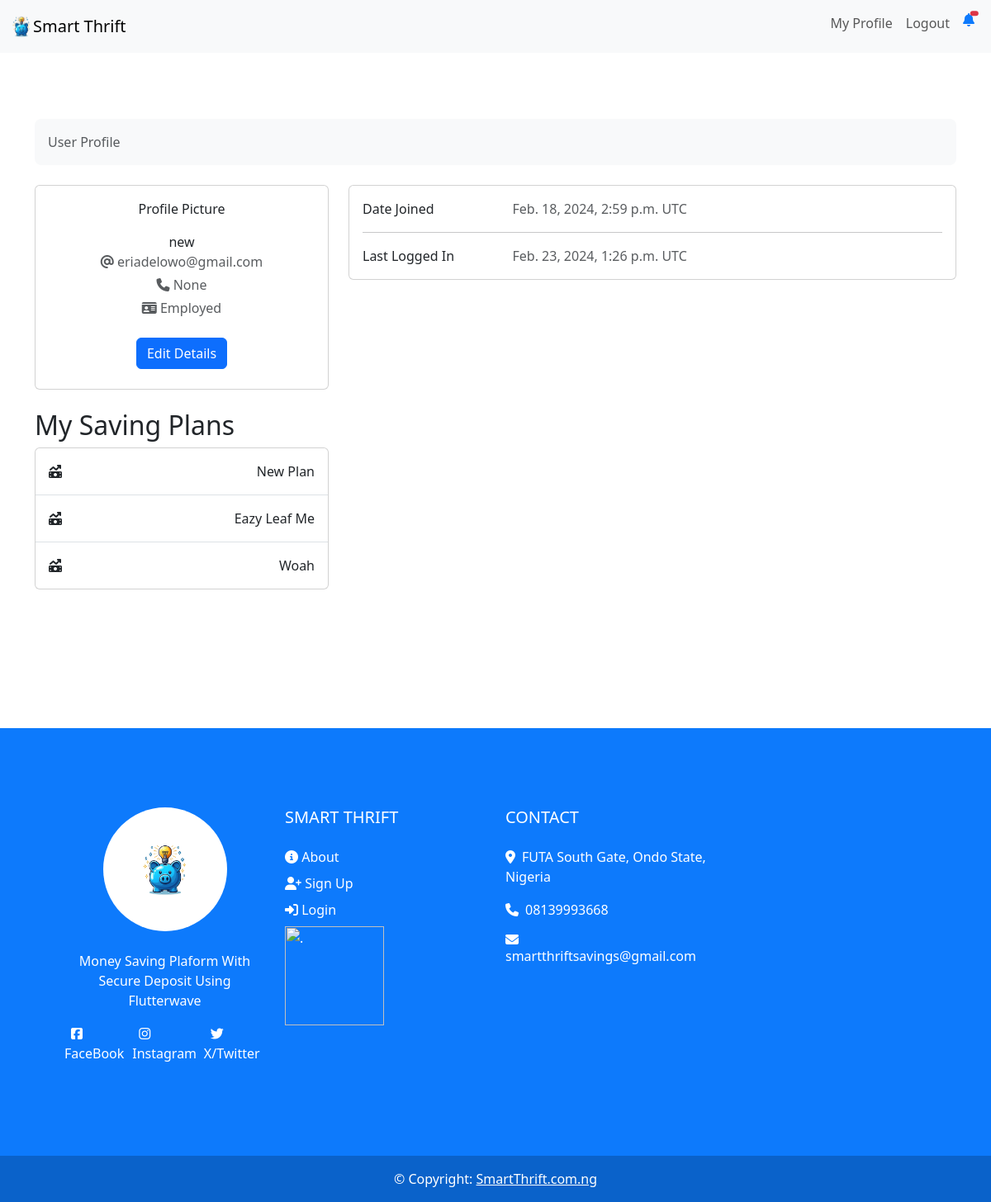
The page /profilepage/ (signed in) on the database its author committed.
### accounts/models.py (models this page shows, shortened)
class User(AbstractUser):
    CATEGORY_CHOICES = [
        ("Student", 'Student'),
        ("Employed", 'Employed'),
        ("Unemployed", 'Unemployed'),
    ]
    category = models.CharField(max_length=20, choices=CATEGORY_CHOICES,null=False,blank=False,default='TBD')
    phone = PhoneNumberField(null=True, blank=True, unique=True)
    date_joined = models.DateTimeField(default=timezone.now)
    last_login = models.DateTimeField(blank=True, null=True)

class Plan(models.Model):
    CATEGORY_CHOICES = [
        ("one month", 'One Month'),
        ("three months", 'Three Months'),
        ("six months", 'Six Months'),
        ("one year", 'One Year'),
        ("three years", 'Three Years'),
    ]
    DEPOSIT_CHOICES=[
       ("optional", 'One Off'),
        ("daily", 'Daily'),
        ("weekly", 'Weekly'),
        ("monthly", 'Monthly'),
    ]
    CURRENCY_CHOICES=[
       ("NGN", 'Naira'),
        ("USD", 'Dollars'),
        ("GBP", 'British Pounds'),
        ("EUR", 'Euros'),
    ]
    name = models.CharField(max_length=60)
    user = models.ForeignKey(User, on_delete=models.CASCADE)
    balance = models.DecimalField(max_digits=10, decimal_places=2, null=True)
    type = models.CharField(max_length=20, choices=DEPOSIT_CHOICES,null=False,blank=False,default='optional')
    currency = models.CharField(max_length=20, choices=CURRENCY_CHOICES,null=False,blank=False,default='NGN')
    status = models.BooleanField(default=False)
    duration = models.CharField(max_length=20, choices=CATEGORY_CHOICES,null=False,blank=False,default='three months')
    date_created = models.DateTimeField(auto_now_add=True)
    class Meta:
        unique_together = ['name', 'user']

### accounts/views.py (the view)
# urls.py: path('profilepage/', views.profilepage, name="profilepage"),
@login_required
def profilepage(request):
    plans = Plan.objects.filter(user=request.user)
    return render(request, 'accounts/profile.html',{'plans':plans})

### accounts/templates/accounts/profile.html (shortened to what this page needs)
{% extends 'accounts/base.html' %}
{% load static %}
{% load crispy_forms_tags %}
{% block content %}
<!DOCTYPE html>
<html lang="en">
<head>
</head>
<body>
  <section>
    <div class="container py-5 bg-white">
      <div class="row">
        <div class="col">
          <nav aria-label="breadcrumb" class="bg-light rounded-3 p-3 mb-4">
            <ol class="breadcrumb mb-0">
              <li class="breadcrumb-item active" aria-current="page">User Profile</li>
            </ol>
          </nav>
        </div>
      </div>
      <div class="row">
        <div class="col-lg-4">
          <div class="card mb-4">
            <div class="card-body text-center">
              <div hx-get="/picture_view" hx-trigger="load">Profile Picture</div>
              <h5 class="my-3"></h5>{{ user.username }}</h5>
              <p class="text-muted mb-1"><i class="fa-solid fa-at"></i> {{ user.email }}</p>
              <p class="text-muted mb-1"><i class="fa-solid fa-phone"></i> {{ user.phone }}</p>
              <p class="text-muted mb-4"><i class="fa-solid fa-id-card"></i> {{ user.category }}</p>
              <div class="d-flex justify-content-center mb-2">
                <button type="button" class="btn btn-primary"><a href="{% url 'editprofile' %}"
                    style="color: white; text-decoration: none;">Edit Details</a></button>
              </div>
            </div>
          </div>
          <div>
            <h2>My Saving Plans</h2>
          </div>
          <div class="card mb-4 mb-lg-0">
            <div class="card-body p-0">
              <ul class="list-group list-group-flush rounded-3">
                {% for plan in plans %}
                <li class="list-group-item d-flex justify-content-between align-items-center p-3">
                  <i class="fa-solid fa-money-bill-trend-up"></i>
                  <p class="mb-0">{{ plan.name }}</p>
                </li>
                {% endfor %}
              </ul>
            </div>
          </div>
        </div>
        <div class="col-lg-8">
          <div class="card mb-4">
            <div class="card-body">
              <div class="row">
                <div class="col-sm-3">
                  <p class="mb-0">Date Joined</p>
                </div>
                <div class="col-sm-9">
                  <p class="text-muted mb-0">{{ user.date_joined }} UTC</p>
                </div>
              </div>
              <hr>
              <div class="row">
                <div class="col-sm-3">
                  <p class="mb-0">Last Logged In</p>
                </div>
                <div class="col-sm-9">
                  <p class="text-muted mb-0">{{ user.last_login }} UTC</p>
                </div>
              </div>
            </div>
          </div>
        </div>
      </div>
    </div>
  </section>
</body>
{% endblock %}

### accounts/templates/accounts/profile.html (style rules this page uses)
body { margin: 0; padding: 0; height: 100vh; }

### rows shown on the page
User: username "new", email "eriadelowo@gmail.com", phone "None", category "Employed", date_joined "Feb. 18, 2024, 2:59 p.m.", last_login "Feb. 23, 2024, 1:26 p.m."
Plan: name "New Plan"
Plan: name "Eazy Leaf Me"
Plan: name "Woah"
